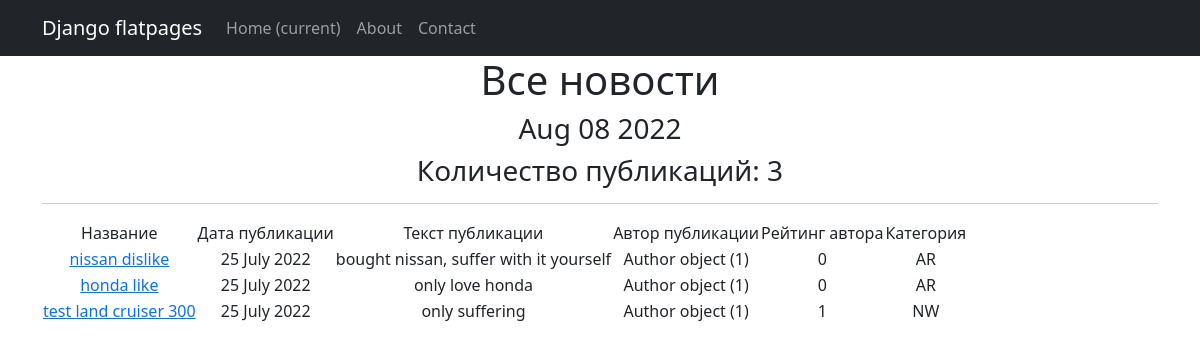
The page /news/ on the database as committed earlier.
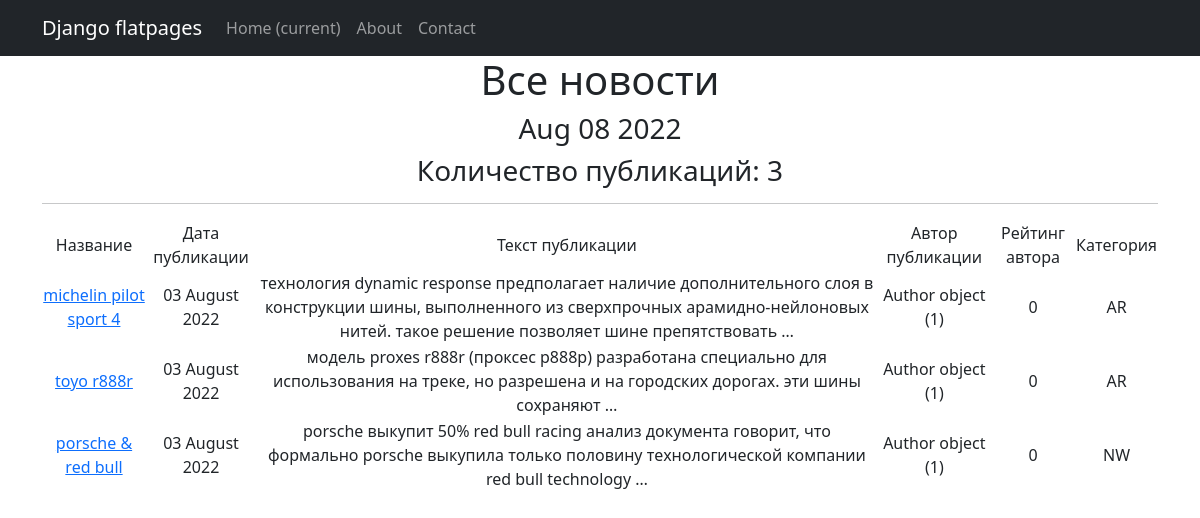
The same page on the database as committed later.
### news/models.py (models this page shows, shortened)
class Post(models.Model):
    author = models.ForeignKey(Author, on_delete=models.CASCADE)
    NEWS = 'NW'
    ARTICLE = 'AR'
    CATEGORY_CHOICES = (
        (NEWS, 'Новость'),
        (ARTICLE, 'Статья'),
    )
    categoryType = models.CharField(max_length=2, choices=CATEGORY_CHOICES, default=ARTICLE)
    dateCreation = models.DateTimeField(auto_now_add=True)
    postCategory = models.ManyToManyField(Category, through='PostCategory')
    title = models.CharField(max_length=128)
    text = models.TextField()
    rating = models.SmallIntegerField(default=0)
    def get_absolute_url(self):  # добавим абсолютный путь чтобы после создания нас перебрасывало на главную страницу
        return f'/news/{self.pk}'

class Author(models.Model):
    authorUser = models.OneToOneField(User, on_delete=models.CASCADE)
    ratingAuthor = models.SmallIntegerField(default=0)

### news/views.py (the view)
# urls.py: path('news/', NewsList.as_view(), name='post_list'),
class NewsList(ListView):
    model = Post
    template_name = 'post_list.html'
    context_object_name = 'news'
    ordering = ['-dateCreation']
    paginate_by = 5
    def get_context_data(self, **kwargs):
        context = super().get_context_data(**kwargs)
        context['time_now'] = datetime.now()
        return context

### news/templatetags/custom_filters.py (called while the page is built)
@register.filter(name='censor')
def censor(value):
    x = value.lower()
    if ' ' in x:
        a = list(x.split(' '))
        for i in a:
            if i in bad_words:
                y = a.index(i)
                a.remove(i)
                a.insert(y, '@!%&!2')
                value = (" ".join(a))
                return value
    if x in bad_words:
        x = '@!%&!'
        return x
    else:
        return x

### templates/news/post_list.html (shortened to what this page needs)
{% extends 'flatpages/default.html' %}
{% load custom_filters %}
{% block content %}
<h1>Все новости</h1>
<h3>{{ time_now|date:'M d Y' }}</h3>
<h3>Количество публикаций: {{ news|length }}</h3>
<hr>
<table>
    <tr>
        <td>Название</td>
        <td>Дата публикации</td>
        <td>Текст публикации</td>
        <td>Автор публикации</td>
        <td>Рейтинг автора</td>
        <td>Категория</td>
    </tr>
    {% if news %}
    {% for new in news %}
    <tr>
        <td><a href="{{ new.get_absolute_url }}">{{ new.title|censor }}</a></td>
        <td>{{ new.dateCreation|date:'d F Y' }}</td>
        <td>{{ new.text|truncatewords:20|censor }}</td>
        <td>{{ new.author }}</td>
        <td>{{ new.rating }}</td>
        <td>{{ new.categoryType }}</td>
    </tr>
    {% endfor %}
</table>
{% else %}
<h2>Новостей нет!</h2>
{% endif %}
{% endblock content %}

### templates/flatpages/default.html (shortened to what this page needs)
<!DOCTYPE html>
<html lang="en">
    <head>
        {% load static %}
        <link href="{% static 'css/styles.css' %}" rel="stylesheet" />
    </head>
    <body>
        <nav class="navbar navbar-expand-lg navbar-dark bg-dark static-top">
            <div class="container">
                <a class="navbar-brand" href="#">Django flatpages</a>
                <div class="collapse navbar-collapse" id="navbarResponsive">
                    <ul class="navbar-nav ml-auto">
                        <li class="nav-item active">
                            <a class="nav-link" href="#">Home
                                <span class="sr-only">(current)</span>
                            </a>
                        </li>
                        <li class="nav-item">
                            <a class="nav-link" href="/about/">About</a>
                        </li>
                        <li class="nav-item">
                            <a class="nav-link" href="/contact/">Contact</a>
                        </li>
                    </ul>
                </div>
            </div>
        </nav>
        <div class="container">
            <div class="row">
                <div class="col-lg-12 text-center">
                    {% block content %}{% endblock content %}
                </div>
            </div>
        </div>
    </body>
</html>

Rows that differ between the two databases and show on the page:
removed Post: title|censor "nissan dislike", dateCreation "25 July 2022", text|censor "bought nissan, suffer with it yourself", author "Author object (1)", rating "0", categoryType "AR"
removed Post: title|censor "honda like", dateCreation "25 July 2022", text|censor "only love honda", author "Author object (1)", rating "0", categoryType "AR"
removed Post: title|censor "test land cruiser 300", dateCreation "25 July 2022", text|censor "only suffering", author "Author object (1)", rating "1", categoryType "NW"
added Post: title|censor "michelin pilot sport 4", dateCreation "03 August 2022", text|censor "технология dynamic response предполагает наличие дополнительного слоя в конструкции шины, выполненного из сверхпрочных арамидно-нейлоновых нитей. такое решение позволяет шине препятствовать …", author "Author object (1)", rating "0", categoryType "AR"
added Post: title|censor "toyo r888r", dateCreation "03 August 2022", text|censor "модель proxes r888r (проксес р888р) разработана специально для использования на треке, но разрешена и на городских дорогах. эти шины сохраняют …", author "Author object (1)", rating "0", categoryType "AR"
added Post: title|censor "porsche & red bull", dateCreation "03 August 2022", text|censor "porsche выкупит 50% red bull racing анализ документа говорит, что формально porsche выкупила только половину технологической компании red bull technology …", author "Author object (1)", rating "0", categoryType "NW"
